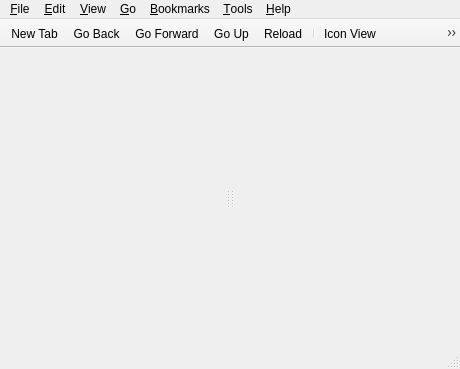
<?xml version="1.0" encoding="UTF-8"?>
<ui version="4.0">
 <class>MainWindow</class>
 <widget class="QMainWindow" name="MainWindow">
  <property name="geometry">
   <rect>
    <x>0</x>
    <y>0</y>
    <width>460</width>
    <height>369</height>
   </rect>
  </property>
  <property name="windowTitle">
   <string>File Manager</string>
  </property>
  <property name="windowIcon">
   <iconset theme="pcmanfm-qt"/>
  </property>
  <widget class="QWidget" name="centralwidget">
   <layout class="QVBoxLayout" name="verticalLayout">
    <property name="leftMargin">
     <number>0</number>
    </property>
    <property name="topMargin">
     <number>0</number>
    </property>
    <property name="rightMargin">
     <number>0</number>
    </property>
    <property name="bottomMargin">
     <number>0</number>
    </property>
    <item>
     <widget class="QSplitter" name="splitter">
      <property name="orientation">
       <enum>Qt::Horizontal</enum>
      </property>
      <widget class="Fm::SidePane" name="sidePane" native="true">
       <property name="sizePolicy">
        <sizepolicy hsizetype="Preferred" vsizetype="Expanding">
         <horstretch>0</horstretch>
         <verstretch>0</verstretch>
        </sizepolicy>
       </property>
      </widget>
      <widget class="QSplitter" name="viewSplitter">
       <property name="orientation">
        <enum>Qt::Horizontal</enum>
       </property>
      </widget>
      <widget class="Fm::SidePane" name="rightSidePane" native="true">
       <property name="sizePolicy">
        <sizepolicy hsizetype="Preferred" vsizetype="Expanding">
         <horstretch>0</horstretch>
         <verstretch>0</verstretch>
        </sizepolicy>
       </property>
      </widget>
     </widget>
    </item>
   </layout>
  </widget>
  <widget class="QMenuBar" name="menubar">
   <property name="geometry">
    <rect>
     <x>0</x>
     <y>0</y>
     <width>460</width>
     <height>30</height>
    </rect>
   </property>
   <property name="contextMenuPolicy">
    <enum>Qt::PreventContextMenu</enum>
   </property>
   <widget class="QMenu" name="menu_File">
    <property name="title">
     <string>&amp;File</string>
    </property>
    <widget class="QMenu" name="menuCreateNew">
     <property name="title">
      <string>C&amp;reate New</string>
     </property>
     <addaction name="actionNewFolder"/>
     <addaction name="actionNewBlankFile"/>
    </widget>
    <widget class="QMenu" name="menuRecentFiles">
     <property name="title">
      <string>Recent F&amp;iles</string>
     </property>
     <property name="icon">
      <iconset theme="document-open-recent"/>
     </property>
    </widget>
    <addaction name="actionNewTab"/>
    <addaction name="actionNewWin"/>
    <addaction name="separator"/>
    <addaction name="menuCreateNew"/>
    <addaction name="menuRecentFiles"/>
    <addaction name="separator"/>
    <addaction name="actionFileProperties"/>
    <addaction name="actionFolderProperties"/>
    <addaction name="separator"/>
    <addaction name="actionCloseTab"/>
    <addaction name="actionCloseWindow"/>
   </widget>
   <widget class="QMenu" name="menu_Help">
    <property name="title">
     <string>&amp;Help</string>
    </property>
    <addaction name="actionAbout"/>
    <addaction name="actionHiddenShortcuts"/>
   </widget>
   <widget class="QMenu" name="menu_View">
    <property name="title">
     <string>&amp;View</string>
    </property>
    <widget class="QMenu" name="menuSorting">
     <property name="title">
      <string>&amp;Sorting</string>
     </property>
     <addaction name="actionByFileName"/>
     <addaction name="actionByMTime"/>
     <addaction name="actionByCrTime"/>
     <addaction name="actionByDTime"/>
     <addaction name="actionByFileSize"/>
     <addaction name="actionByFileType"/>
     <addaction name="actionByOwner"/>
     <addaction name="actionByGroup"/>
     <addaction name="separator"/>
     <addaction name="actionAscending"/>
     <addaction name="actionDescending"/>
     <addaction name="separator"/>
     <addaction name="actionFolderFirst"/>
     <addaction name="actionHiddenLast"/>
     <addaction name="actionCaseSensitive"/>
    </widget>
    <widget class="QMenu" name="menu_View_2">
     <property name="title">
      <string>&amp;View</string>
     </property>
     <addaction name="actionIconView"/>
     <addaction name="actionThumbnailView"/>
     <addaction name="actionCompactView"/>
     <addaction name="actionDetailedList"/>
     <addaction name="separator"/>
    </widget>
    <widget class="QMenu" name="menuToolbars">
     <property name="title">
      <string>&amp;Toolbars</string>
     </property>
     <addaction name="actionFilter"/>
     <addaction name="actionMenu_bar"/>
    </widget>
    <widget class="QMenu" name="menuPathBarStyle">
     <property name="title">
      <string>Path &amp;Bar</string>
     </property>
     <addaction name="actionLocationBar"/>
     <addaction name="actionPathButtons"/>
    </widget>
    <widget class="QMenu" name="menuFiltering">
     <property name="title">
      <string>&amp;Filtering</string>
     </property>
     <addaction name="actionShowFilter"/>
     <addaction name="actionUnfilter"/>
    </widget>
    <widget class="QMenu" name="menuView_Settings">
     <property name="title">
      <string>&amp;Customized View Settings</string>
     </property>
     <addaction name="actionPreserveView"/>
     <addaction name="actionPreserveViewRecursive"/>
     <addaction name="separator"/>
     <addaction name="actionGoToCustomizedViewSource"/>
     <addaction name="actionCleanPerFolderConfig"/>
    </widget>
    <addaction name="actionReload"/>
    <addaction name="separator"/>
    <addaction name="actionShowHidden"/>
    <addaction name="actionShowThumbnails"/>
    <addaction name="actionSplitView"/>
    <addaction name="menuSorting"/>
    <addaction name="menu_View_2"/>
    <addaction name="menuView_Settings"/>
    <addaction name="separator"/>
    <addaction name="actionSidePane"/>
    <addaction name="menuToolbars"/>
    <addaction name="menuPathBarStyle"/>
    <addaction name="separator"/>
    <addaction name="menuFiltering"/>
   </widget>
   <widget class="QMenu" name="menu_Edit">
    <property name="title">
     <string>&amp;Edit</string>
    </property>
    <addaction name="actionCut"/>
    <addaction name="actionCopy"/>
    <addaction name="actionPaste"/>
    <addaction name="actionRename"/>
    <addaction name="actionDelete"/>
    <addaction name="separator"/>
    <addaction name="actionSelectAll"/>
    <addaction name="actionDeselectAll"/>
    <addaction name="actionInvertSelection"/>
    <addaction name="separator"/>
    <addaction name="separator"/>
    <addaction name="actionBulkRename"/>
    <addaction name="separator"/>
    <addaction name="actionPreferences"/>
   </widget>
   <widget class="QMenu" name="menu_Bookmarks">
    <property name="title">
     <string>&amp;Bookmarks</string>
    </property>
    <addaction name="actionAddToBookmarks"/>
    <addaction name="actionEditBookmarks"/>
   </widget>
   <widget class="QMenu" name="menu_Go">
    <property name="title">
     <string>&amp;Go</string>
    </property>
    <addaction name="actionHome"/>
    <addaction name="actionDesktop"/>
    <addaction name="actionTrash"/>
    <addaction name="actionComputer"/>
    <addaction name="actionApplications"/>
    <addaction name="actionNetwork"/>
    <addaction name="separator"/>
    <addaction name="actionGoBack"/>
    <addaction name="actionGoForward"/>
    <addaction name="actionGoUp"/>
    <addaction name="separator"/>
    <addaction name="actionConnectToServer"/>
   </widget>
   <widget class="QMenu" name="menu_Tool">
    <property name="title">
     <string>&amp;Tools</string>
    </property>
    <addaction name="actionOpenTerminal"/>
    <addaction name="actionCreateLauncher"/>
    <addaction name="separator"/>
    <addaction name="actionOpenAsAdmin"/>
    <addaction name="actionOpenAsRoot"/>
    <addaction name="separator"/>
    <addaction name="actionCopyFullPath"/>
    <addaction name="actionFindFiles"/>
   </widget>
   <addaction name="menu_File"/>
   <addaction name="menu_Edit"/>
   <addaction name="menu_View"/>
   <addaction name="menu_Go"/>
   <addaction name="menu_Bookmarks"/>
   <addaction name="menu_Tool"/>
   <addaction name="menu_Help"/>
  </widget>
  <widget class="PCManFM::StatusBar" name="statusbar"/>
  <widget class="QToolBar" name="toolBar">
   <property name="contextMenuPolicy">
    <enum>Qt::PreventContextMenu</enum>
   </property>
   <property name="windowTitle">
    <string>Main Toolbar</string>
   </property>
   <property name="movable">
    <bool>false</bool>
   </property>
   <property name="floatable">
    <bool>false</bool>
   </property>
   <attribute name="toolBarArea">
    <enum>TopToolBarArea</enum>
   </attribute>
   <attribute name="toolBarBreak">
    <bool>false</bool>
   </attribute>
   <addaction name="actionNewTab"/>
   <addaction name="actionGoBack"/>
   <addaction name="actionGoForward"/>
   <addaction name="actionGoUp"/>
   <addaction name="actionReload"/>
   <addaction name="separator"/>
   <addaction name="actionIconView"/>
   <addaction name="actionThumbnailView"/>
   <addaction name="actionCompactView"/>
   <addaction name="actionDetailedList"/>
   <addaction name="separator"/>
   <addaction name="actionGo"/>
   <addaction name="actionMenu"/>
  </widget>
  <action name="actionGoUp">
   <property name="icon">
    <iconset theme="go-up"/>
   </property>
   <property name="text">
    <string>Go &amp;Up</string>
   </property>
   <property name="toolTip">
    <string>Go Up</string>
   </property>
   <property name="shortcut">
    <string>Alt+Up</string>
   </property>
  </action>
  <action name="actionHome">
   <property name="icon">
    <iconset theme="user-home"/>
   </property>
   <property name="text">
    <string>&amp;Home</string>
   </property>
   <property name="shortcut">
    <string>Alt+Home</string>
   </property>
  </action>
  <action name="actionReload">
   <property name="icon">
    <iconset theme="view-refresh"/>
   </property>
   <property name="text">
    <string>&amp;Reload</string>
   </property>
   <property name="shortcut">
    <string>F5</string>
   </property>
  </action>
  <action name="actionGo">
   <property name="icon">
    <iconset theme="go-jump"/>
   </property>
   <property name="text">
    <string>Go</string>
   </property>
  </action>
  <action name="actionQuit">
   <property name="icon">
    <iconset theme="application-exit"/>
   </property>
   <property name="text">
    <string>Quit</string>
   </property>
  </action>
  <action name="actionAbout">
   <property name="icon">
    <iconset theme="help-about"/>
   </property>
   <property name="text">
    <string>&amp;About</string>
   </property>
  </action>
  <action name="actionNewWin">
   <property name="icon">
    <iconset theme="window-new"/>
   </property>
   <property name="text">
    <string>&amp;New Window</string>
   </property>
   <property name="toolTip">
    <string>New Window</string>
   </property>
   <property name="shortcut">
    <string>Ctrl+N</string>
   </property>
  </action>
  <action name="actionShowHidden">
   <property name="checkable">
    <bool>true</bool>
   </property>
   <property name="text">
    <string>Show &amp;Hidden</string>
   </property>
   <property name="shortcut">
    <string>Ctrl+H</string>
   </property>
  </action>
  <action name="actionComputer">
   <property name="icon">
    <iconset theme="computer"/>
   </property>
   <property name="text">
    <string>&amp;Computer</string>
   </property>
  </action>
  <action name="actionTrash">
   <property name="icon">
    <iconset theme="user-trash"/>
   </property>
   <property name="text">
    <string>&amp;Trash</string>
   </property>
  </action>
  <action name="actionNetwork">
   <property name="text">
    <string>&amp;Network</string>
   </property>
  </action>
  <action name="actionDesktop">
   <property name="icon">
    <iconset theme="user-desktop"/>
   </property>
   <property name="text">
    <string>&amp;Desktop</string>
   </property>
  </action>
  <action name="actionAddToBookmarks">
   <property name="icon">
    <iconset theme="list-add"/>
   </property>
   <property name="text">
    <string>&amp;Add to Bookmarks</string>
   </property>
  </action>
  <action name="actionApplications">
   <property name="text">
    <string>&amp;Applications</string>
   </property>
  </action>
  <action name="actionReload_2">
   <property name="text">
    <string>Reload</string>
   </property>
  </action>
  <action name="actionIconView">
   <property name="checkable">
    <bool>true</bool>
   </property>
   <property name="text">
    <string>&amp;Icon View</string>
   </property>
   <property name="shortcut">
    <string>Ctrl+Shift+1</string>
   </property>
  </action>
  <action name="actionCompactView">
   <property name="checkable">
    <bool>true</bool>
   </property>
   <property name="text">
    <string>&amp;Compact View</string>
   </property>
   <property name="shortcut">
    <string>Ctrl+Shift+3</string>
   </property>
  </action>
  <action name="actionDetailedList">
   <property name="checkable">
    <bool>true</bool>
   </property>
   <property name="text">
    <string>&amp;Detailed List</string>
   </property>
   <property name="shortcut">
    <string>Ctrl+Shift+4</string>
   </property>
  </action>
  <action name="actionThumbnailView">
   <property name="checkable">
    <bool>true</bool>
   </property>
   <property name="text">
    <string>&amp;Thumbnail View</string>
   </property>
   <property name="shortcut">
    <string>Ctrl+Shift+2</string>
   </property>
  </action>
  <action name="actionCut">
   <property name="icon">
    <iconset theme="edit-cut"/>
   </property>
   <property name="text">
    <string>Cu&amp;t</string>
   </property>
   <property name="shortcut">
    <string>Ctrl+X</string>
   </property>
  </action>
  <action name="actionCopy">
   <property name="icon">
    <iconset theme="edit-copy"/>
   </property>
   <property name="text">
    <string>&amp;Copy</string>
   </property>
   <property name="shortcut">
    <string>Ctrl+C</string>
   </property>
  </action>
  <action name="actionPaste">
   <property name="icon">
    <iconset theme="edit-paste"/>
   </property>
   <property name="text">
    <string>&amp;Paste</string>
   </property>
   <property name="shortcut">
    <string>Ctrl+V</string>
   </property>
  </action>
  <action name="actionSelectAll">
   <property name="icon">
    <iconset theme="edit-select-all"/>
   </property>
   <property name="text">
    <string>Select &amp;All</string>
   </property>
   <property name="shortcut">
    <string>Ctrl+A</string>
   </property>
  </action>
  <action name="actionDeselectAll">
   <property name="text">
    <string>De&amp;select All</string>
   </property>
   <property name="shortcut">
    <string>Ctrl+D</string>
   </property>
  </action>
  <action name="actionPreferences">
   <property name="text">
    <string>Pr&amp;eferences</string>
   </property>
  </action>
  <action name="actionAscending">
   <property name="checkable">
    <bool>true</bool>
   </property>
   <property name="text">
    <string>&amp;Ascending</string>
   </property>
   <property name="icon">
    <iconset theme="view-sort-ascending"/>
   </property>
  </action>
  <action name="actionDescending">
   <property name="checkable">
    <bool>true</bool>
   </property>
   <property name="text">
    <string>&amp;Descending</string>
   </property>
   <property name="icon">
    <iconset theme="view-sort-descending"/>
   </property>
  </action>
  <action name="actionByFileName">
   <property name="checkable">
    <bool>true</bool>
   </property>
   <property name="text">
    <string>&amp;By File Name</string>
   </property>
  </action>
  <action name="actionByMTime">
   <property name="checkable">
    <bool>true</bool>
   </property>
   <property name="text">
    <string>By &amp;Modification Time</string>
   </property>
  </action>
  <action name="actionByCrTime">
   <property name="checkable">
    <bool>true</bool>
   </property>
   <property name="text">
    <string>By C&amp;reation Time</string>
   </property>
  </action>
  <action name="actionByDTime">
   <property name="checkable">
    <bool>true</bool>
   </property>
   <property name="text">
    <string>By Deletio&amp;n Time</string>
   </property>
  </action>
  <action name="actionByFileType">
   <property name="checkable">
    <bool>true</bool>
   </property>
   <property name="text">
    <string>By File &amp;Type</string>
   </property>
  </action>
  <action name="actionByOwner">
   <property name="checkable">
    <bool>true</bool>
   </property>
   <property name="text">
    <string>By &amp;Owner</string>
   </property>
  </action>
  <action name="actionByGroup">
   <property name="checkable">
    <bool>true</bool>
   </property>
   <property name="text">
    <string>By &amp;Group</string>
   </property>
  </action>
  <action name="actionFolderFirst">
   <property name="checkable">
    <bool>true</bool>
   </property>
   <property name="text">
    <string>&amp;Folder First</string>
   </property>
  </action>
  <action name="actionHiddenLast">
   <property name="checkable">
    <bool>true</bool>
   </property>
   <property name="text">
    <string>&amp;Hidden Last</string>
   </property>
  </action>
  <action name="actionNewTab">
   <property name="icon">
    <iconset theme="tab-new"/>
   </property>
   <property name="text">
    <string>New &amp;Tab</string>
   </property>
   <property name="toolTip">
    <string>New Tab</string>
   </property>
   <property name="shortcut">
    <string>Ctrl+T</string>
   </property>
  </action>
  <action name="actionGoBack">
   <property name="icon">
    <iconset theme="go-previous"/>
   </property>
   <property name="text">
    <string>Go &amp;Back</string>
   </property>
   <property name="toolTip">
    <string>Go Back</string>
   </property>
   <property name="shortcut">
    <string>Alt+Left</string>
   </property>
  </action>
  <action name="actionGoForward">
   <property name="icon">
    <iconset theme="go-next"/>
   </property>
   <property name="text">
    <string>Go &amp;Forward</string>
   </property>
   <property name="toolTip">
    <string>Go Forward</string>
   </property>
   <property name="shortcut">
    <string>Alt+Right</string>
   </property>
  </action>
  <action name="actionInvertSelection">
   <property name="text">
    <string>&amp;Invert Selection</string>
   </property>
   <property name="shortcut">
    <string>Ctrl+Shift+A</string>
   </property>
  </action>
  <action name="actionDelete">
   <property name="icon">
    <iconset theme="edit-delete"/>
   </property>
   <property name="text">
    <string>&amp;Delete</string>
   </property>
   <property name="shortcut">
    <string>Del</string>
   </property>
  </action>
  <action name="actionRename">
   <property name="text">
    <string>&amp;Rename</string>
   </property>
   <property name="icon">
    <iconset theme="edit-rename"/>
   </property>
   <property name="shortcut">
    <string>F2</string>
   </property>
  </action>
  <action name="actionCloseTab">
   <property name="icon">
    <iconset theme="tab-close"/>
   </property>
   <property name="text">
    <string>C&amp;lose Tab</string>
   </property>
   <property name="shortcut">
    <string>Ctrl+W</string>
   </property>
  </action>
  <action name="actionFileProperties">
   <property name="icon">
    <iconset theme="document-properties"/>
   </property>
   <property name="text">
    <string>File &amp;Properties</string>
   </property>
   <property name="shortcut">
    <string>Alt+Return</string>
   </property>
  </action>
  <action name="actionFolderProperties">
   <property name="text">
    <string>&amp;Folder Properties</string>
   </property>
  </action>
  <action name="actionCaseSensitive">
   <property name="checkable">
    <bool>true</bool>
   </property>
   <property name="text">
    <string>&amp;Case Sensitive</string>
   </property>
  </action>
  <action name="actionByFileSize">
   <property name="checkable">
    <bool>true</bool>
   </property>
   <property name="text">
    <string>By File &amp;Size</string>
   </property>
  </action>
  <action name="actionCloseWindow">
   <property name="icon">
    <iconset theme="window-close"/>
   </property>
   <property name="text">
    <string>&amp;Close Window</string>
   </property>
   <property name="shortcut">
    <string>Ctrl+Q</string>
   </property>
  </action>
  <action name="actionEdit_Bookmarks">
   <property name="text">
    <string>Edit Bookmarks</string>
   </property>
  </action>
  <action name="actionOpenTerminal">
   <property name="icon">
    <iconset theme="utilities-terminal"/>
   </property>
   <property name="text">
    <string>Open &amp;Terminal</string>
   </property>
   <property name="shortcut">
    <string>F4</string>
   </property>
  </action>
  <action name="actionOpenAsRoot">
   <property name="text">
    <string>Open Tab in &amp;Root Instance</string>
   </property>
  </action>
  <action name="actionEditBookmarks">
   <property name="text">
    <string>&amp;Edit Bookmarks</string>
   </property>
  </action>
  <action name="actionNewFolder">
   <property name="icon">
    <iconset theme="folder-new"/>
   </property>
   <property name="text">
    <string>&amp;Folder</string>
   </property>
   <property name="shortcut">
    <string>Ctrl+Shift+N</string>
   </property>
  </action>
  <action name="actionNewBlankFile">
   <property name="icon">
    <iconset theme="document-new"/>
   </property>
   <property name="text">
    <string>&amp;Blank File</string>
   </property>
   <property name="shortcut">
    <string>Ctrl+Alt+N</string>
   </property>
  </action>
  <action name="actionFindFiles">
   <property name="text">
    <string>&amp;Find Files</string>
   </property>
   <property name="icon">
    <iconset theme="edit-find"/>
   </property>
   <property name="shortcut">
    <string>F3</string>
   </property>
  </action>
  <action name="actionFilter">
   <property name="checkable">
    <bool>true</bool>
   </property>
   <property name="text">
    <string>Permanent &amp;filter bar</string>
   </property>
   <property name="shortcut">
    <string>Ctrl+B</string>
   </property>
  </action>
  <action name="actionUnfilter">
   <property name="text">
    <string>&amp;Clear All Filters</string>
   </property>
   <property name="shortcut">
    <string>Ctrl+Shift+K</string>
   </property>
  </action>
  <action name="actionCloseLeft">
   <property name="icon">
    <iconset theme="go-previous"/>
   </property>
   <property name="text">
    <string>Close &amp;previous tabs</string>
   </property>
  </action>
  <action name="actionCloseRight">
   <property name="icon">
    <iconset theme="go-next"/>
   </property>
   <property name="text">
    <string>Close &amp;next tabs</string>
   </property>
  </action>
  <action name="actionCloseOther">
   <property name="text">
    <string>Close &amp;other tabs</string>
   </property>
  </action>
  <action name="actionMenu_bar">
   <property name="checkable">
    <bool>true</bool>
   </property>
   <property name="text">
    <string>&amp;Menu bar</string>
   </property>
   <property name="toolTip">
    <string>Menu bar</string>
   </property>
   <property name="shortcut">
    <string>Ctrl+M</string>
   </property>
  </action>
  <action name="actionMenu">
   <property name="icon">
    <iconset theme="application-menu"/>
   </property>
   <property name="text">
    <string>Menu</string>
   </property>
   <property name="toolTip">
    <string>Menu</string>
   </property>
  </action>
  <action name="actionPreserveView">
   <property name="checkable">
    <bool>true</bool>
   </property>
   <property name="text">
    <string>Preserve Settings for &amp;This Folder</string>
   </property>
  </action>
  <action name="actionConnectToServer">
   <property name="icon">
    <iconset theme="network-server"/>
   </property>
   <property name="text">
    <string>Connect to &amp;Server</string>
   </property>
  </action>
  <action name="actionLocationBar">
   <property name="checkable">
    <bool>true</bool>
   </property>
   <property name="text">
    <string>&amp;Location</string>
   </property>
  </action>
  <action name="actionPathButtons">
   <property name="checkable">
    <bool>true</bool>
   </property>
   <property name="text">
    <string>&amp;Path Buttons</string>
   </property>
  </action>
  <action name="actionBulkRename">
   <property name="text">
    <string>&amp;Bulk Rename</string>
   </property>
   <property name="icon">
    <iconset theme="edit-rename"/>
   </property>
   <property name="toolTip">
    <string>Bulk Rename</string>
   </property>
   <property name="shortcut">
    <string>Shift+F2</string>
   </property>
  </action>
  <action name="actionShowFilter">
   <property name="text">
    <string>&amp;Show/Focus Filter Bar</string>
   </property>
   <property name="toolTip">
    <string>Show Filter Bar</string>
   </property>
   <property name="shortcut">
    <string>Ctrl+I</string>
   </property>
  </action>
  <action name="actionSplitView">
   <property name="checkable">
    <bool>true</bool>
   </property>
   <property name="text">
    <string>S&amp;plit View</string>
   </property>
   <property name="toolTip">
    <string>Split View</string>
   </property>
   <property name="shortcut">
    <string>F6</string>
   </property>
  </action>
  <action name="actionCopyFullPath">
   <property name="text">
    <string>&amp;Copy Full Path</string>
   </property>
   <property name="icon">
    <iconset theme="edit-copy"/>
   </property>
   <property name="shortcut">
    <string>Ctrl+Shift+C</string>
   </property>
  </action>
  <action name="actionShowThumbnails">
   <property name="checkable">
    <bool>true</bool>
   </property>
   <property name="checked">
    <bool>true</bool>
   </property>
   <property name="text">
    <string>Show Thumb&amp;nails</string>
   </property>
   <property name="toolTip">
    <string>Show Thumbnails</string>
   </property>
  </action>
  <action name="actionSidePane">
   <property name="checkable">
    <bool>true</bool>
   </property>
   <property name="text">
    <string>S&amp;ide Pane</string>
   </property>
   <property name="shortcut">
    <string>F9</string>
   </property>
  </action>
  <action name="actionHiddenShortcuts">
   <property name="text">
    <string>Hidden &amp;Shortcuts</string>
   </property>
  </action>
  <action name="actionOpenAsAdmin">
   <property name="text">
    <string>Open Tab in &amp;Admin Mode</string>
   </property>
  </action>
  <action name="actionCreateLauncher">
   <property name="text">
    <string>Create Launcher</string>
   </property>
   <property name="toolTip">
    <string>Create Launcher</string>
   </property>
  </action>
  <action name="actionPreserveViewRecursive">
   <property name="checkable">
    <bool>true</bool>
   </property>
   <property name="text">
    <string>Preserve Settings Recursively from &amp;Here</string>
   </property>
  </action>
  <action name="actionGoToCustomizedViewSource">
   <property name="text">
    <string>&amp;Go to Source of Inherited Settings</string>
   </property>
  </action>
  <action name="actionCleanPerFolderConfig">
   <property name="text">
    <string>&amp;Remove Settings of Nonexistent Folders</string>
   </property>
  </action>
  <action name="actionClearRecent">
   <property name="icon">
    <iconset theme="edit-clear"/>
   </property>
   <property name="text">
    <string>&amp;Clear</string>
   </property>
  </action>
 </widget>
 <customwidgets>
  <customwidget>
   <class>PCManFM::StatusBar</class>
   <extends>QStatusBar</extends>
   <header>statusbar.h</header>
   <container>1</container>
  </customwidget>
  <customwidget>
   <class>Fm::SidePane</class>
   <extends>QWidget</extends>
   <header location="global">libfm-qt6/sidepane.h</header>
   <container>1</container>
  </customwidget>
 </customwidgets>
 <resources/>
 <connections/>
</ui>
